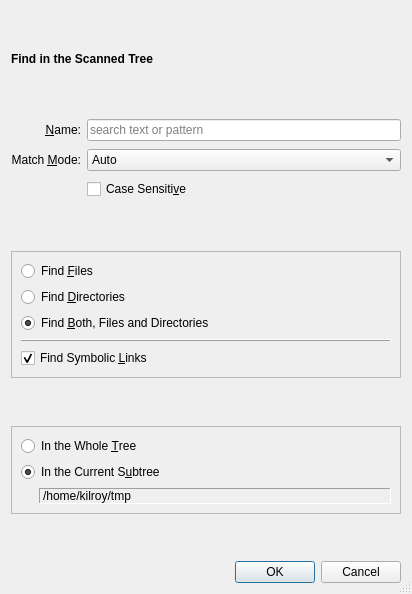
<?xml version="1.0" encoding="UTF-8"?>
<ui version="4.0">
 <class>FindFilesDialog</class>
 <widget class="QDialog" name="FindFilesDialog">
  <property name="geometry">
   <rect>
    <x>0</x>
    <y>0</y>
    <width>412</width>
    <height>594</height>
   </rect>
  </property>
  <property name="windowTitle">
   <string>Find</string>
  </property>
  <property name="sizeGripEnabled">
   <bool>true</bool>
  </property>
  <layout class="QVBoxLayout" name="verticalLayout">
   <item>
    <spacer name="verticalSpacer_0">
     <property name="orientation">
      <enum>Qt::Vertical</enum>
     </property>
     <property name="sizeType">
      <enum>QSizePolicy::MinimumExpanding</enum>
     </property>
     <property name="sizeHint" stdset="0">
      <size>
       <width>20</width>
       <height>3</height>
      </size>
     </property>
    </spacer>
   </item>
   <item>
    <widget class="QLabel" name="dialogHeading">
     <property name="sizePolicy">
      <sizepolicy hsizetype="Fixed" vsizetype="Preferred">
       <horstretch>0</horstretch>
       <verstretch>0</verstretch>
      </sizepolicy>
     </property>
     <property name="font">
      <font>
       <weight>75</weight>
       <bold>true</bold>
      </font>
     </property>
     <property name="text">
      <string>Find in the Scanned Tree</string>
     </property>
    </widget>
   </item>
   <item>
    <spacer name="verticalSpacer_1">
     <property name="orientation">
      <enum>Qt::Vertical</enum>
     </property>
     <property name="sizeType">
      <enum>QSizePolicy::MinimumExpanding</enum>
     </property>
     <property name="sizeHint" stdset="0">
      <size>
       <width>20</width>
       <height>5</height>
      </size>
     </property>
    </spacer>
   </item>
   <item>
    <layout class="QGridLayout" name="gridLayout" columnstretch="1,100">
     <property name="topMargin">
      <number>5</number>
     </property>
     <property name="bottomMargin">
      <number>5</number>
     </property>
     <property name="verticalSpacing">
      <number>8</number>
     </property>
     <item row="0" column="0">
      <widget class="QLabel" name="patternCaption">
       <property name="sizePolicy">
        <sizepolicy hsizetype="MinimumExpanding" vsizetype="Preferred">
         <horstretch>0</horstretch>
         <verstretch>0</verstretch>
        </sizepolicy>
       </property>
       <property name="text">
        <string>&amp;Name:</string>
       </property>
       <property name="alignment">
        <set>Qt::AlignRight|Qt::AlignTrailing|Qt::AlignVCenter</set>
       </property>
       <property name="buddy">
        <cstring>patternField</cstring>
       </property>
      </widget>
     </item>
     <item row="0" column="1">
      <widget class="QLineEdit" name="patternField">
       <property name="sizePolicy">
        <sizepolicy hsizetype="MinimumExpanding" vsizetype="Fixed">
         <horstretch>0</horstretch>
         <verstretch>0</verstretch>
        </sizepolicy>
       </property>
       <property name="minimumSize">
        <size>
         <width>200</width>
         <height>0</height>
        </size>
       </property>
       <property name="placeholderText">
        <string>search text or pattern</string>
       </property>
      </widget>
     </item>
     <item row="1" column="0">
      <widget class="QLabel" name="filterModeCaption">
       <property name="sizePolicy">
        <sizepolicy hsizetype="MinimumExpanding" vsizetype="Fixed">
         <horstretch>100</horstretch>
         <verstretch>0</verstretch>
        </sizepolicy>
       </property>
       <property name="text">
        <string>Match &amp;Mode:</string>
       </property>
       <property name="alignment">
        <set>Qt::AlignRight|Qt::AlignTrailing|Qt::AlignVCenter</set>
       </property>
       <property name="buddy">
        <cstring>filterModeComboBox</cstring>
       </property>
      </widget>
     </item>
     <item row="1" column="1">
      <widget class="QComboBox" name="filterModeComboBox">
       <property name="sizePolicy">
        <sizepolicy hsizetype="MinimumExpanding" vsizetype="Fixed">
         <horstretch>0</horstretch>
         <verstretch>0</verstretch>
        </sizepolicy>
       </property>
       <property name="minimumSize">
        <size>
         <width>0</width>
         <height>0</height>
        </size>
       </property>
       <property name="currentIndex">
        <number>0</number>
       </property>
       <item>
        <property name="text">
         <string>Auto</string>
        </property>
       </item>
       <item>
        <property name="text">
         <string>Contains</string>
        </property>
       </item>
       <item>
        <property name="text">
         <string>Starts with</string>
        </property>
       </item>
       <item>
        <property name="text">
         <string>Exact match</string>
        </property>
       </item>
       <item>
        <property name="text">
         <string>Wildcard</string>
        </property>
       </item>
       <item>
        <property name="text">
         <string>Regular Expression</string>
        </property>
       </item>
      </widget>
     </item>
     <item row="2" column="0">
      <spacer name="emptyCellSpacer">
       <property name="orientation">
        <enum>Qt::Horizontal</enum>
       </property>
       <property name="sizeHint" stdset="0">
        <size>
         <width>28</width>
         <height>20</height>
        </size>
       </property>
      </spacer>
     </item>
     <item row="2" column="1">
      <widget class="QCheckBox" name="caseSensitiveCheckBox">
       <property name="text">
        <string>Case Sensiti&amp;ve</string>
       </property>
       <property name="checked">
        <bool>false</bool>
       </property>
      </widget>
     </item>
    </layout>
   </item>
   <item>
    <spacer name="verticalSpacer_2">
     <property name="orientation">
      <enum>Qt::Vertical</enum>
     </property>
     <property name="sizeType">
      <enum>QSizePolicy::MinimumExpanding</enum>
     </property>
     <property name="sizeHint" stdset="0">
      <size>
       <width>20</width>
       <height>8</height>
      </size>
     </property>
    </spacer>
   </item>
   <item>
    <widget class="QFrame" name="frame">
     <property name="frameShape">
      <enum>QFrame::StyledPanel</enum>
     </property>
     <property name="frameShadow">
      <enum>QFrame::Raised</enum>
     </property>
     <layout class="QVBoxLayout" name="verticalLayout_2">
      <item>
       <widget class="QRadioButton" name="findFilesRadioButton">
        <property name="text">
         <string>Find &amp;Files</string>
        </property>
        <property name="checked">
         <bool>false</bool>
        </property>
       </widget>
      </item>
      <item>
       <widget class="QRadioButton" name="findDirectoriesRadioButton">
        <property name="text">
         <string>Find &amp;Directories</string>
        </property>
        <property name="checked">
         <bool>false</bool>
        </property>
       </widget>
      </item>
      <item>
       <widget class="QRadioButton" name="findBothRadioButton">
        <property name="text">
         <string>Find &amp;Both, Files and Directories</string>
        </property>
        <property name="checked">
         <bool>true</bool>
        </property>
       </widget>
      </item>
      <item>
       <widget class="QFrame" name="frame_3">
        <property name="frameShape">
         <enum>QFrame::HLine</enum>
        </property>
        <property name="frameShadow">
         <enum>QFrame::Raised</enum>
        </property>
       </widget>
      </item>
      <item>
       <widget class="QCheckBox" name="findSymLinksCheckBox">
        <property name="text">
         <string>Find Symbolic &amp;Links</string>
        </property>
        <property name="checked">
         <bool>true</bool>
        </property>
       </widget>
      </item>
     </layout>
    </widget>
   </item>
   <item>
    <spacer name="verticalSpacer_3">
     <property name="orientation">
      <enum>Qt::Vertical</enum>
     </property>
     <property name="sizeType">
      <enum>QSizePolicy::MinimumExpanding</enum>
     </property>
     <property name="sizeHint" stdset="0">
      <size>
       <width>20</width>
       <height>2</height>
      </size>
     </property>
    </spacer>
   </item>
   <item>
    <widget class="QFrame" name="frame_2">
     <property name="frameShape">
      <enum>QFrame::StyledPanel</enum>
     </property>
     <property name="frameShadow">
      <enum>QFrame::Raised</enum>
     </property>
     <layout class="QVBoxLayout" name="verticalLayout_3">
      <item>
       <widget class="QRadioButton" name="wholeTreeRadioButton">
        <property name="text">
         <string>In the Whole &amp;Tree</string>
        </property>
       </widget>
      </item>
      <item>
       <widget class="QRadioButton" name="currentSubtreeRadioButton">
        <property name="text">
         <string>In the Current S&amp;ubtree</string>
        </property>
        <property name="checked">
         <bool>true</bool>
        </property>
       </widget>
      </item>
      <item>
       <layout class="QHBoxLayout" name="pathHBox">
        <item>
         <spacer name="horizontalSpacer">
          <property name="orientation">
           <enum>Qt::Horizontal</enum>
          </property>
          <property name="sizeType">
           <enum>QSizePolicy::Fixed</enum>
          </property>
          <property name="sizeHint" stdset="0">
           <size>
            <width>18</width>
            <height>6</height>
           </size>
          </property>
         </spacer>
        </item>
        <item>
         <widget class="QLabel" name="currentSubtreePathLabel">
          <property name="sizePolicy">
           <sizepolicy hsizetype="MinimumExpanding" vsizetype="Minimum">
            <horstretch>1</horstretch>
            <verstretch>1</verstretch>
           </sizepolicy>
          </property>
          <property name="minimumSize">
           <size>
            <width>200</width>
            <height>0</height>
           </size>
          </property>
          <property name="frameShape">
           <enum>QFrame::Panel</enum>
          </property>
          <property name="frameShadow">
           <enum>QFrame::Sunken</enum>
          </property>
          <property name="lineWidth">
           <number>1</number>
          </property>
          <property name="midLineWidth">
           <number>0</number>
          </property>
          <property name="text">
           <string>/home/kilroy/tmp</string>
          </property>
         </widget>
        </item>
       </layout>
      </item>
     </layout>
    </widget>
   </item>
   <item>
    <spacer name="verticalSpacer_4">
     <property name="orientation">
      <enum>Qt::Vertical</enum>
     </property>
     <property name="sizeType">
      <enum>QSizePolicy::MinimumExpanding</enum>
     </property>
     <property name="sizeHint" stdset="0">
      <size>
       <width>20</width>
       <height>8</height>
      </size>
     </property>
    </spacer>
   </item>
   <item>
    <widget class="QDialogButtonBox" name="buttonBox">
     <property name="orientation">
      <enum>Qt::Horizontal</enum>
     </property>
     <property name="standardButtons">
      <set>QDialogButtonBox::Cancel|QDialogButtonBox::Ok</set>
     </property>
    </widget>
   </item>
  </layout>
 </widget>
 <resources/>
 <connections>
  <connection>
   <sender>buttonBox</sender>
   <signal>accepted()</signal>
   <receiver>FindFilesDialog</receiver>
   <slot>accept()</slot>
   <hints>
    <hint type="sourcelabel">
     <x>167</x>
     <y>265</y>
    </hint>
    <hint type="destinationlabel">
     <x>167</x>
     <y>144</y>
    </hint>
   </hints>
  </connection>
  <connection>
   <sender>buttonBox</sender>
   <signal>rejected()</signal>
   <receiver>FindFilesDialog</receiver>
   <slot>reject()</slot>
   <hints>
    <hint type="sourcelabel">
     <x>167</x>
     <y>265</y>
    </hint>
    <hint type="destinationlabel">
     <x>167</x>
     <y>144</y>
    </hint>
   </hints>
  </connection>
 </connections>
</ui>
